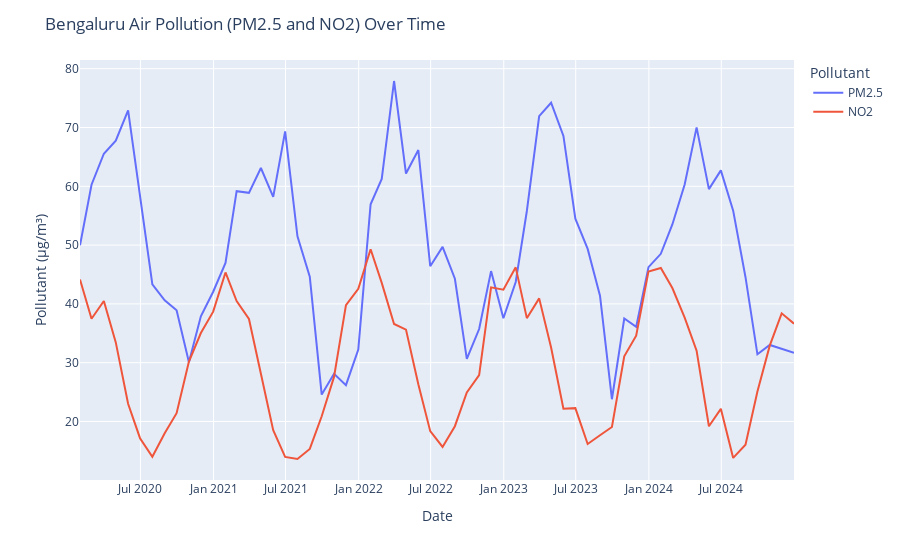
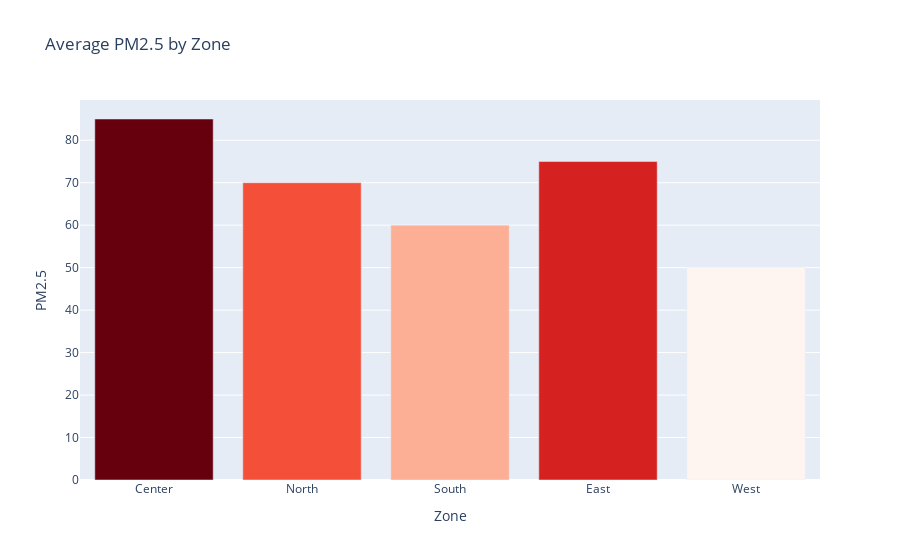
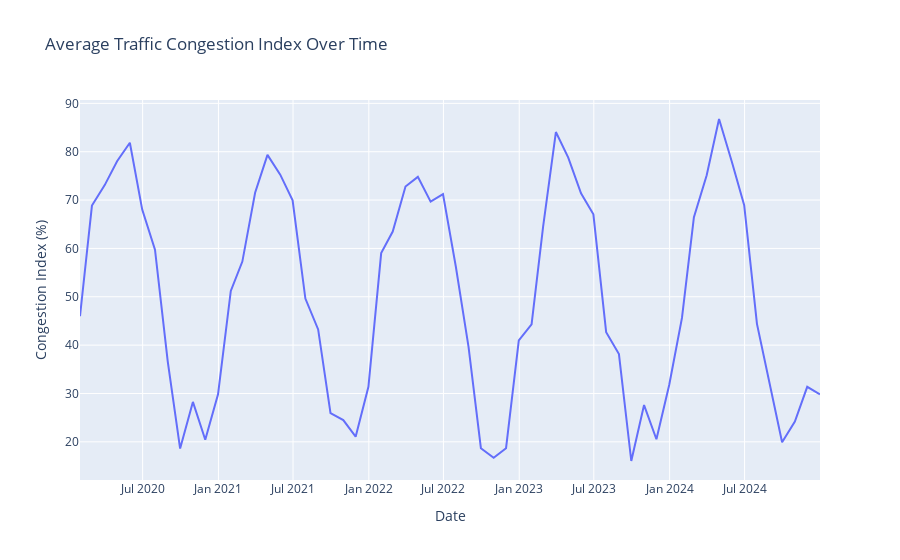
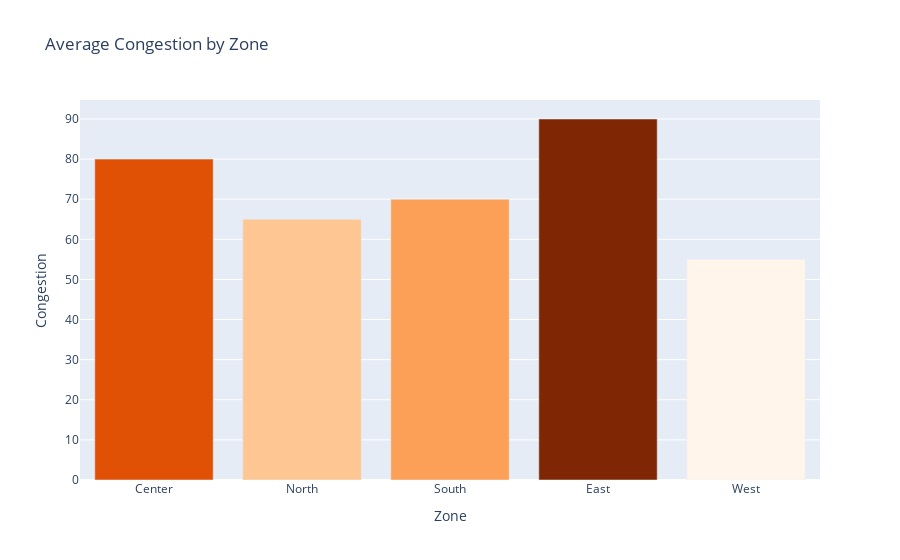

Notebook source saved alongside these figures, in order:
### Code cell
import numpy as np
import pandas as pd
import plotly.express as px
from statsmodels.tsa.arima.model import ARIMA


# Simulated data setup


# Pollution Time Series Data
dates = pd.date_range("2020-01-01", "2024-12-31", freq="M")
pm25 = 50 + 20 * np.sin(2 * np.pi * np.arange(len(dates)) / 12) + np.random.normal(0, 5, len(dates))
no2 = 30 + 15 * np.cos(2 * np.pi * np.arange(len(dates)) / 12) + np.random.normal(0, 3, len(dates))
pollution_df = pd.DataFrame({"Date": dates, "PM2.5": pm25, "NO2": no2})

# Zones and Static Data
zones = ["Center", "North", "South", "East", "West"]
zone_pm25 = [85, 70, 60, 75, 50]
zone_congestion = [80, 65, 70, 90, 55]
zone_pop_density = [45000, 30000, 25000, 40000, 20000]
zone_landuse = ["Commercial", "Residential", "Industrial", "Commercial", "Park"]
population_thousands = [100, 80, 70, 90, 60]

# Geo points for plotting (random lat/lon for demo purposes)
lats = [13.0, 13.2, 12.9, 13.1, 13.05]
lons = [77.6, 77.7, 77.5, 77.6, 77.4]


# Visualization 1: Time Series PM2.5 and NO2

fig1 = px.line(pollution_df, x="Date", y=["PM2.5", "NO2"], labels={"value": "Pollutant (µg/m³)", "variable": "Pollutant"})
fig1.update_layout(title="Bengaluru Air Pollution (PM2.5 and NO2) Over Time")
fig1.show()

# -----------------------------
# Visualization 2: PM2.5 by Zone
# -----------------------------
zone_df = pd.DataFrame({"Zone": zones, "PM2.5": zone_pm25})
fig2 = px.bar(zone_df, x="Zone", y="PM2.5", color="PM2.5", color_continuous_scale="Reds", title="Average PM2.5 by Zone")
fig2.update_layout(coloraxis_showscale=False)
fig2.show()

# -----------------------------
# Visualization 3: Congestion Time Series
# -----------------------------
days = pd.date_range("2020-01-01", "2024-12-31", freq="M")
congestion = 50 + 30 * np.sin(2 * np.pi * np.arange(len(days)) / 12) + np.random.normal(0, 5, len(days))
cong_df = pd.DataFrame({"Date": days, "CongestionIndex": congestion})
fig3 = px.line(cong_df, x="Date", y="CongestionIndex", title="Average Traffic Congestion Index Over Time")
fig3.update_yaxes(title_text="Congestion Index (%)")
fig3.show()

# -----------------------------
# Visualization 4: Congestion Heatmap (Bar substitute)
# -----------------------------
cong_zone_df = pd.DataFrame({"Zone": zones, "Congestion": zone_congestion})
fig4 = px.bar(cong_zone_df, x="Zone", y="Congestion", color="Congestion", color_continuous_scale="Oranges", title="Average Congestion by Zone")
fig4.update_layout(coloraxis_showscale=False)
fig4.show()

# -----------------------------
# Visualization 5: Population Density by Zone
# -----------------------------
pop_df = pd.DataFrame({"Zone": zones, "Density": zone_pop_density})
fig5 = px.bar(pop_df, x="Zone", y="Density", color="Density", color_continuous_scale="Blues", title="Population Density by Zone")
fig5.update_layout(coloraxis_showscale=False, yaxis_title="People per km²")
fig5.show()

# -----------------------------
# Visualization 6: PM2.5 vs Congestion
# -----------------------------
corr_df = pd.DataFrame({"Zone": zones, "PM2.5": zone_pm25, "Congestion": zone_congestion})
fig6 = px.scatter(corr_df, x="Congestion", y="PM2.5", text="Zone", title="PM2.5 vs. Traffic Congestion by Zone")
fig6.update_traces(textposition="top center")
fig6.show()

# -----------------------------
# Visualization 7: Forecast PM2.5
# -----------------------------
model = ARIMA(pollution_df["PM2.5"], order=(2, 1, 2)).fit()
forecast = model.forecast(steps=6)
forecast_dates = pd.date_range("2025-01-01", "2025-06-30", freq="M")
forecast_df = pd.DataFrame({"Date": forecast_dates, "PM2.5": forecast})
fig7 = px.line(pollution_df, x="Date", y="PM2.5", title="PM2.5 Forecast (Next 6 Months)")
fig7.add_scatter(x=forecast_df["Date"], y=forecast_df["PM2.5"], mode="lines", name="Forecast", line=dict(dash='dash'))
fig7.show()

# -----------------------------
# Visualization 8: Land Use by Zone
# -----------------------------
landuse_df = pd.DataFrame({"Zone": zones, "LandUse": zone_landuse})
fig8 = px.bar(landuse_df, x="Zone", y=[1]*5, color="LandUse", title="Dominant Land Use by Zone")
fig8.update_layout(showlegend=True, xaxis_title="Zone", yaxis_title="")
fig8.show()

# -----------------------------
# Visualization 9: PM2.5 by Land Use
# -----------------------------
corr_df["LandUse"] = zone_landuse
fig9 = px.box(corr_df, x="LandUse", y="PM2.5", color="LandUse", title="PM2.5 by Land Use Category")
fig9.show()

# -----------------------------
# Visualization 10: Composite Map (Pollution, Traffic, Population)
# -----------------------------
composite_df = pd.DataFrame({
    "Zone": zones,
    "Lat": lats,
    "Lon": lons,
    "PM2.5": zone_pm25,
    "Population": population_thousands
})
fig10 = px.scatter_mapbox(composite_df, lat="Lat", lon="Lon", size="Population", color="PM2.5", hover_name="Zone",
                          title="Bengaluru: Population (size), PM2.5 (color)", zoom=10, size_max=40)
fig10.update_layout(mapbox_style="open-street-map")
fig10.show()

# -----------------------------
# NEW: Visualization 11: Congestion and Pollution Heatmap
# -----------------------------

# Create a heatmap of traffic congestion vs. PM2.5 across zones
heatmap_df = pd.DataFrame({
    "Zone": zones,
    "Congestion": zone_congestion,
    "PM2.5": zone_pm25
})

fig11 = px.density_heatmap(heatmap_df, x="Congestion", y="PM2.5", z="PM2.5", color_continuous_scale="Reds",
                           title="Congestion vs. Pollution Heatmap")
fig11.update_layout(xaxis_title="Congestion Index", yaxis_title="PM2.5 (µg/m³)")
fig11.show()

### Figure 1 — Plotly figure (JSON) as saved in the notebook; plotly's stock layout.template omitted (floating-point values rounded to 4 significant figures)
{"data": [{"hovertemplate": "Pollutant=PM2.5<br>Date=%{x}<br>Pollutant (µg/m³)=%{y}<extra></extra>", "legendgroup": "PM2.5", "line": {"color": "#636efa", "dash": "solid"}, "marker": {"symbol": "circle"}, "mode": "lines", "name": "PM2.5", "orientation": "v", "showlegend": true, "type": "scatter", "x": ["2020-01-31T00:00:00", "2020-02-29T00:00:00", "2020-03-31T00:00:00", "2020-04-30T00:00:00", "2020-05-31T00:00:00", "2020-06-30T00:00:00", "2020-07-31T00:00:00", "2020-08-31T00:00:00", "2020-09-30T00:00:00", "2020-10-31T00:00:00", "2020-11-30T00:00:00", "2020-12-31T00:00:00", "2021-01-31T00:00:00", "2021-02-28T00:00:00", "2021-03-31T00:00:00", "2021-04-30T00:00:00", "2021-05-31T00:00:00", "2021-06-30T00:00:00", "2021-07-31T00:00:00", "2021-08-31T00:00:00", "2021-09-30T00:00:00", "2021-10-31T00:00:00", "2021-11-30T00:00:00", "2021-12-31T00:00:00", "2022-01-31T00:00:00", "2022-02-28T00:00:00", "2022-03-31T00:00:00", "2022-04-30T00:00:00", "2022-05-31T00:00:00", "2022-06-30T00:00:00", "2022-07-31T00:00:00", "2022-08-31T00:00:00", "2022-09-30T00:00:00", "2022-10-31T00:00:00", "2022-11-30T00:00:00", "2022-12-31T00:00:00", "2023-01-31T00:00:00", "2023-02-28T00:00:00", "2023-03-31T00:00:00", "2023-04-30T00:00:00", "2023-05-31T00:00:00", "2023-06-30T00:00:00", "2023-07-31T00:00:00", "2023-08-31T00:00:00", "2023-09-30T00:00:00", "2023-10-31T00:00:00", "2023-11-30T00:00:00", "2023-12-31T00:00:00", "2024-01-31T00:00:00", "2024-02-29T00:00:00", "2024-03-31T00:00:00", "2024-04-30T00:00:00", "2024-05-31T00:00:00", "2024-06-30T00:00:00", "2024-07-31T00:00:00", "2024-08-31T00:00:00", "2024-09-30T00:00:00", "2024-10-31T00:00:00", "2024-11-30T00:00:00", "2024-12-31T00:00:00"], "xaxis": "x", "y": [49.96, 60.26, 65.54, 67.75, 72.91, 58.24, 43.31, 40.62, 38.93, 30.09, 37.89, 42.07, 46.97, 59.17, 58.89, 63.11, 58.21, 69.34, 51.5, 44.64, 24.58, 28.11, 26.17, 32.22, 56.94, 61.26, 77.91, 62.17, 66.16, 46.4, 49.69, 44.27, 30.66, 35.72, 45.58, 37.55, 43.72, 55.8, 71.92, 74.21, 68.57, 54.49, 49.35, 41.39, 23.78, 37.52, 36.09, 46.25, 48.52, 53.52, 60.32, 70.02, 59.52, 62.71, 55.85, 44.54, 31.43, 33.02, 32.36, 31.67], "yaxis": "y"}, {"hovertemplate": "Pollutant=NO2<br>Date=%{x}<br>Pollutant (µg/m³)=%{y}<extra></extra>", "legendgroup": "NO2", "line": {"color": "#EF553B", "dash": "solid"}, "marker": {"symbol": "circle"}, "mode": "lines", "name": "NO2", "orientation": "v", "showlegend": true, "type": "scatter", "x": ["2020-01-31T00:00:00", "2020-02-29T00:00:00", "2020-03-31T00:00:00", "2020-04-30T00:00:00", "2020-05-31T00:00:00", "2020-06-30T00:00:00", "2020-07-31T00:00:00", "2020-08-31T00:00:00", "2020-09-30T00:00:00", "2020-10-31T00:00:00", "2020-11-30T00:00:00", "2020-12-31T00:00:00", "2021-01-31T00:00:00", "2021-02-28T00:00:00", "2021-03-31T00:00:00", "2021-04-30T00:00:00", "2021-05-31T00:00:00", "2021-06-30T00:00:00", "2021-07-31T00:00:00", "2021-08-31T00:00:00", "2021-09-30T00:00:00", "2021-10-31T00:00:00", "2021-11-30T00:00:00", "2021-12-31T00:00:00", "2022-01-31T00:00:00", "2022-02-28T00:00:00", "2022-03-31T00:00:00", "2022-04-30T00:00:00", "2022-05-31T00:00:00", "2022-06-30T00:00:00", "2022-07-31T00:00:00", "2022-08-31T00:00:00", "2022-09-30T00:00:00", "2022-10-31T00:00:00", "2022-11-30T00:00:00", "2022-12-31T00:00:00", "2023-01-31T00:00:00", "2023-02-28T00:00:00", "2023-03-31T00:00:00", "2023-04-30T00:00:00", "2023-05-31T00:00:00", "2023-06-30T00:00:00", "2023-07-31T00:00:00", "2023-08-31T00:00:00", "2023-09-30T00:00:00", "2023-10-31T00:00:00", "2023-11-30T00:00:00", "2023-12-31T00:00:00", "2024-01-31T00:00:00", "2024-02-29T00:00:00", "2024-03-31T00:00:00", "2024-04-30T00:00:00", "2024-05-31T00:00:00", "2024-06-30T00:00:00", "2024-07-31T00:00:00", "2024-08-31T00:00:00", "2024-09-30T00:00:00", "2024-10-31T00:00:00", "2024-11-30T00:00:00", "2024-12-31T00:00:00"], "xaxis": "x", "y": [44.15, 37.48, 40.48, 33.45, 23.01, 17.16, 13.99, 18.0, 21.41, 30.19, 35.04, 38.68, 45.35, 40.47, 37.43, 28.29, 18.53, 13.96, 13.62, 15.33, 20.89, 27.58, 39.79, 42.55, 49.29, 43.57, 36.58, 35.62, 26.32, 18.36, 15.67, 19.2, 24.95, 27.88, 42.81, 42.42, 46.21, 37.57, 40.94, 32.57, 22.17, 22.27, 16.18, 17.66, 19.06, 31.07, 34.58, 45.52, 46.1, 42.7, 37.66, 32.04, 19.19, 22.15, 13.8, 16.05, 25.11, 32.89, 38.39, 36.64], "yaxis": "y"}], "layout": {"autosize": true, "legend": {"title": {"text": "Pollutant"}, "tracegroupgap": 0}, "margin": {"t": 60}, "title": {"text": "Bengaluru Air Pollution (PM2.5 and NO2) Over Time"}, "xaxis": {"anchor": "y", "autorange": true, "domain": [0, 1], "range": ["2020-01-31", "2024-12-31"], "title": {"text": "Date"}, "type": "date"}, "yaxis": {"anchor": "x", "autorange": true, "domain": [0, 1], "range": [10.05, 81.48], "title": {"text": "Pollutant (µg/m³)"}, "type": "linear"}}}

### Figure 2 — Plotly figure (JSON) as saved in the notebook; plotly's stock layout.template omitted (floating-point values rounded to 4 significant figures)
{"data": [{"alignmentgroup": "True", "hovertemplate": "Zone=%{x}<br>PM2.5=%{marker.color}<extra></extra>", "legendgroup": "", "marker": {"color": [85, 70, 60, 75, 50], "coloraxis": "coloraxis", "pattern": {"shape": ""}}, "name": "", "offsetgroup": "", "orientation": "v", "showlegend": false, "textposition": "auto", "type": "bar", "x": ["Center", "North", "South", "East", "West"], "xaxis": "x", "y": [85, 70, 60, 75, 50], "yaxis": "y"}], "layout": {"autosize": true, "barmode": "relative", "coloraxis": {"colorbar": {"title": {"text": "PM2.5"}}, "colorscale": [[0, "rgb(255,245,240)"], [0.125, "rgb(254,224,210)"], [0.25, "rgb(252,187,161)"], [0.375, "rgb(252,146,114)"], [0.5, "rgb(251,106,74)"], [0.625, "rgb(239,59,44)"], [0.75, "rgb(203,24,29)"], [0.875, "rgb(165,15,21)"], [1, "rgb(103,0,13)"]], "showscale": false}, "legend": {"tracegroupgap": 0}, "title": {"text": "Average PM2.5 by Zone"}, "xaxis": {"anchor": "y", "autorange": true, "domain": [0, 1], "range": [-0.5, 4.5], "title": {"text": "Zone"}, "type": "category"}, "yaxis": {"anchor": "x", "autorange": true, "domain": [0, 1], "range": [0, 89.47], "title": {"text": "PM2.5"}, "type": "linear"}}}

### Figure 3 — Plotly figure (JSON) as saved in the notebook; plotly's stock layout.template omitted (floating-point values rounded to 4 significant figures)
{"data": [{"hovertemplate": "Date=%{x}<br>CongestionIndex=%{y}<extra></extra>", "legendgroup": "", "line": {"color": "#636efa", "dash": "solid"}, "marker": {"symbol": "circle"}, "mode": "lines", "name": "", "orientation": "v", "showlegend": false, "type": "scatter", "x": ["2020-01-31T00:00:00", "2020-02-29T00:00:00", "2020-03-31T00:00:00", "2020-04-30T00:00:00", "2020-05-31T00:00:00", "2020-06-30T00:00:00", "2020-07-31T00:00:00", "2020-08-31T00:00:00", "2020-09-30T00:00:00", "2020-10-31T00:00:00", "2020-11-30T00:00:00", "2020-12-31T00:00:00", "2021-01-31T00:00:00", "2021-02-28T00:00:00", "2021-03-31T00:00:00", "2021-04-30T00:00:00", "2021-05-31T00:00:00", "2021-06-30T00:00:00", "2021-07-31T00:00:00", "2021-08-31T00:00:00", "2021-09-30T00:00:00", "2021-10-31T00:00:00", "2021-11-30T00:00:00", "2021-12-31T00:00:00", "2022-01-31T00:00:00", "2022-02-28T00:00:00", "2022-03-31T00:00:00", "2022-04-30T00:00:00", "2022-05-31T00:00:00", "2022-06-30T00:00:00", "2022-07-31T00:00:00", "2022-08-31T00:00:00", "2022-09-30T00:00:00", "2022-10-31T00:00:00", "2022-11-30T00:00:00", "2022-12-31T00:00:00", "2023-01-31T00:00:00", "2023-02-28T00:00:00", "2023-03-31T00:00:00", "2023-04-30T00:00:00", "2023-05-31T00:00:00", "2023-06-30T00:00:00", "2023-07-31T00:00:00", "2023-08-31T00:00:00", "2023-09-30T00:00:00", "2023-10-31T00:00:00", "2023-11-30T00:00:00", "2023-12-31T00:00:00", "2024-01-31T00:00:00", "2024-02-29T00:00:00", "2024-03-31T00:00:00", "2024-04-30T00:00:00", "2024-05-31T00:00:00", "2024-06-30T00:00:00", "2024-07-31T00:00:00", "2024-08-31T00:00:00", "2024-09-30T00:00:00", "2024-10-31T00:00:00", "2024-11-30T00:00:00", "2024-12-31T00:00:00"], "xaxis": "x", "y": [45.98, 68.86, 73.1, 78.03, 81.85, 68.03, 59.74, 36.61, 18.61, 28.25, 20.43, 29.82, 51.2, 57.28, 71.52, 79.35, 75.26, 69.96, 49.63, 43.24, 25.96, 24.49, 21.06, 31.38, 59.04, 63.49, 72.79, 74.8, 69.67, 71.22, 56.31, 39.63, 18.68, 16.72, 18.68, 40.97, 44.31, 64.52, 84.07, 78.78, 71.39, 67.06, 42.69, 38.15, 16.04, 27.61, 20.53, 31.75, 45.62, 66.46, 75.13, 86.77, 77.94, 68.96, 44.4, 31.76, 19.92, 24.19, 31.38, 29.83], "yaxis": "y"}], "layout": {"autosize": true, "legend": {"tracegroupgap": 0}, "title": {"text": "Average Traffic Congestion Index Over Time"}, "xaxis": {"anchor": "y", "autorange": true, "domain": [0, 1], "range": ["2020-01-31", "2024-12-31"], "title": {"text": "Date"}, "type": "date"}, "yaxis": {"anchor": "x", "autorange": true, "domain": [0, 1], "range": [12.11, 90.7], "title": {"text": "Congestion Index (%)"}, "type": "linear"}}}

### Figure 4 — Plotly figure (JSON) as saved in the notebook; plotly's stock layout.template omitted (floating-point values rounded to 4 significant figures)
{"data": [{"alignmentgroup": "True", "hovertemplate": "Zone=%{x}<br>Congestion=%{marker.color}<extra></extra>", "legendgroup": "", "marker": {"color": [80, 65, 70, 90, 55], "coloraxis": "coloraxis", "pattern": {"shape": ""}}, "name": "", "offsetgroup": "", "orientation": "v", "showlegend": false, "textposition": "auto", "type": "bar", "x": ["Center", "North", "South", "East", "West"], "xaxis": "x", "y": [80, 65, 70, 90, 55], "yaxis": "y"}], "layout": {"autosize": true, "barmode": "relative", "coloraxis": {"colorbar": {"title": {"text": "Congestion"}}, "colorscale": [[0, "rgb(255,245,235)"], [0.125, "rgb(254,230,206)"], [0.25, "rgb(253,208,162)"], [0.375, "rgb(253,174,107)"], [0.5, "rgb(253,141,60)"], [0.625, "rgb(241,105,19)"], [0.75, "rgb(217,72,1)"], [0.875, "rgb(166,54,3)"], [1, "rgb(127,39,4)"]], "showscale": false}, "legend": {"tracegroupgap": 0}, "title": {"text": "Average Congestion by Zone"}, "xaxis": {"anchor": "y", "autorange": true, "domain": [0, 1], "range": [-0.5, 4.5], "title": {"text": "Zone"}, "type": "category"}, "yaxis": {"anchor": "x", "autorange": true, "domain": [0, 1], "range": [0, 94.74], "title": {"text": "Congestion"}, "type": "linear"}}}
